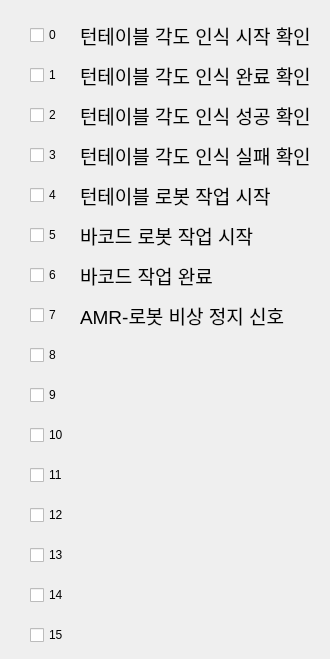
       <widget class="QWidget" name="tab_13">
        <attribute name="title">
         <string>42002</string>
        </attribute>
        <widget class="QCheckBox" name="checkBox_42002_1">
         <property name="geometry">
          <rect>
           <x>30</x>
           <y>20</y>
           <width>60</width>
           <height>30</height>
          </rect>
         </property>
         <property name="text">
          <string>0</string>
         </property>
        </widget>
        <widget class="QCheckBox" name="checkBox_42002_2">
         <property name="geometry">
          <rect>
           <x>30</x>
           <y>60</y>
           <width>60</width>
           <height>30</height>
          </rect>
         </property>
         <property name="text">
          <string>1</string>
         </property>
        </widget>
        <widget class="QCheckBox" name="checkBox_42002_3">
         <property name="geometry">
          <rect>
           <x>30</x>
           <y>100</y>
           <width>60</width>
           <height>30</height>
          </rect>
         </property>
         <property name="text">
          <string>2</string>
         </property>
        </widget>
        <widget class="QCheckBox" name="checkBox_42002_4">
         <property name="geometry">
          <rect>
           <x>30</x>
           <y>140</y>
           <width>60</width>
           <height>30</height>
          </rect>
         </property>
         <property name="text">
          <string>3</string>
         </property>
        </widget>
        <widget class="QCheckBox" name="checkBox_42002_5">
         <property name="geometry">
          <rect>
           <x>30</x>
           <y>180</y>
           <width>60</width>
           <height>30</height>
          </rect>
         </property>
         <property name="text">
          <string>4</string>
         </property>
        </widget>
        <widget class="QCheckBox" name="checkBox_42002_6">
         <property name="geometry">
          <rect>
           <x>30</x>
           <y>220</y>
           <width>60</width>
           <height>30</height>
          </rect>
         </property>
         <property name="text">
          <string>5</string>
         </property>
        </widget>
        <widget class="QCheckBox" name="checkBox_42002_7">
         <property name="geometry">
          <rect>
           <x>30</x>
           <y>260</y>
           <width>60</width>
           <height>30</height>
          </rect>
         </property>
         <property name="text">
          <string>6</string>
         </property>
        </widget>
        <widget class="QCheckBox" name="checkBox_42002_8">
         <property name="geometry">
          <rect>
           <x>30</x>
           <y>300</y>
           <width>60</width>
           <height>30</height>
          </rect>
         </property>
         <property name="text">
          <string>7</string>
         </property>
        </widget>
        <widget class="QCheckBox" name="checkBox_42002_9">
         <property name="geometry">
          <rect>
           <x>30</x>
           <y>340</y>
           <width>60</width>
           <height>30</height>
          </rect>
         </property>
         <property name="text">
          <string>8</string>
         </property>
         <property name="checkable">
          <bool>false</bool>
         </property>
        </widget>
        <widget class="QCheckBox" name="checkBox_42002_10">
         <property name="geometry">
          <rect>
           <x>30</x>
           <y>380</y>
           <width>60</width>
           <height>30</height>
          </rect>
         </property>
         <property name="text">
          <string>9</string>
         </property>
         <property name="checkable">
          <bool>false</bool>
         </property>
        </widget>
        <widget class="QCheckBox" name="checkBox_42002_11">
         <property name="geometry">
          <rect>
           <x>30</x>
           <y>420</y>
           <width>60</width>
           <height>30</height>
          </rect>
         </property>
         <property name="text">
          <string>10</string>
         </property>
         <property name="checkable">
          <bool>false</bool>
         </property>
        </widget>
        <widget class="QCheckBox" name="checkBox_42002_12">
         <property name="geometry">
          <rect>
           <x>30</x>
           <y>460</y>
           <width>60</width>
           <height>30</height>
          </rect>
         </property>
         <property name="text">
          <string>11</string>
         </property>
         <property name="checkable">
          <bool>false</bool>
         </property>
        </widget>
        <widget class="QCheckBox" name="checkBox_42002_13">
         <property name="geometry">
          <rect>
           <x>30</x>
           <y>500</y>
           <width>60</width>
           <height>30</height>
          </rect>
         </property>
         <property name="text">
          <string>12</string>
         </property>
         <property name="checkable">
          <bool>false</bool>
         </property>
        </widget>
        <widget class="QCheckBox" name="checkBox_42002_14">
         <property name="geometry">
          <rect>
           <x>30</x>
           <y>540</y>
           <width>60</width>
           <height>30</height>
          </rect>
         </property>
         <property name="text">
          <string>13</string>
         </property>
         <property name="checkable">
          <bool>false</bool>
         </property>
        </widget>
        <widget class="QCheckBox" name="checkBox_42002_15">
         <property name="geometry">
          <rect>
           <x>30</x>
           <y>580</y>
           <width>60</width>
           <height>30</height>
          </rect>
         </property>
         <property name="text">
          <string>14</string>
         </property>
         <property name="checkable">
          <bool>false</bool>
         </property>
        </widget>
        <widget class="QCheckBox" name="checkBox_42002_16">
         <property name="geometry">
          <rect>
           <x>30</x>
           <y>620</y>
           <width>60</width>
           <height>30</height>
          </rect>
         </property>
         <property name="text">
          <string>15</string>
         </property>
         <property name="checkable">
          <bool>false</bool>
         </property>
        </widget>
        <widget class="QLabel" name="label_57">
         <property name="geometry">
          <rect>
           <x>80</x>
           <y>220</y>
           <width>181</width>
           <height>31</height>
          </rect>
         </property>
         <property name="text">
          <string>&lt;html&gt;&lt;head/&gt;&lt;body&gt;&lt;p&gt;&lt;span style=&quot; font-size:14pt;&quot;&gt;바코드 로봇 작업 시작&lt;/span&gt;&lt;/p&gt;&lt;/body&gt;&lt;/html&gt;</string>
         </property>
        </widget>
        <widget class="QLabel" name="label_58">
         <property name="geometry">
          <rect>
           <x>80</x>
           <y>180</y>
           <width>201</width>
           <height>31</height>
          </rect>
         </property>
         <property name="text">
          <string>&lt;html&gt;&lt;head/&gt;&lt;body&gt;&lt;p&gt;&lt;span style=&quot; font-size:14pt;&quot;&gt;턴테이블 로봇 작업 시작&lt;/span&gt;&lt;/p&gt;&lt;/body&gt;&lt;/html&gt;</string>
         </property>
        </widget>
        <widget class="QLabel" name="label_59">
         <property name="geometry">
          <rect>
           <x>80</x>
           <y>100</y>
           <width>241</width>
           <height>31</height>
          </rect>
         </property>
         <property name="text">
          <string>&lt;html&gt;&lt;head/&gt;&lt;body&gt;&lt;p&gt;&lt;span style=&quot; font-size:14pt;&quot;&gt;턴테이블 각도 인식 성공 확인&lt;/span&gt;&lt;/p&gt;&lt;/body&gt;&lt;/html&gt;</string>
         </property>
        </widget>
        <widget class="QLabel" name="label_61">
         <property name="geometry">
          <rect>
           <x>80</x>
           <y>300</y>
           <width>231</width>
           <height>31</height>
          </rect>
         </property>
         <property name="text">
          <string>&lt;html&gt;&lt;head/&gt;&lt;body&gt;&lt;p&gt;&lt;span style=&quot; font-size:14pt;&quot;&gt;AMR-로봇 비상 정지 신호&lt;/span&gt;&lt;/p&gt;&lt;/body&gt;&lt;/html&gt;</string>
         </property>
        </widget>
        <widget class="QLabel" name="label_64">
         <property name="geometry">
          <rect>
           <x>80</x>
           <y>60</y>
           <width>241</width>
           <height>31</height>
          </rect>
         </property>
         <property name="text">
          <string>&lt;html&gt;&lt;head/&gt;&lt;body&gt;&lt;p&gt;&lt;span style=&quot; font-size:14pt;&quot;&gt;턴테이블 각도 인식 완료 확인&lt;/span&gt;&lt;/p&gt;&lt;/body&gt;&lt;/html&gt;</string>
         </property>
        </widget>
        <widget class="QLabel" name="label_65">
         <property name="geometry">
          <rect>
           <x>80</x>
           <y>20</y>
           <width>241</width>
           <height>31</height>
          </rect>
         </property>
         <property name="text">
          <string>&lt;html&gt;&lt;head/&gt;&lt;body&gt;&lt;p&gt;&lt;span style=&quot; font-size:14pt;&quot;&gt;턴테이블 각도 인식 시작 확인&lt;/span&gt;&lt;/p&gt;&lt;/body&gt;&lt;/html&gt;</string>
         </property>
        </widget>
        <widget class="QLabel" name="label_67">
         <property name="geometry">
          <rect>
           <x>80</x>
           <y>260</y>
           <width>151</width>
           <height>31</height>
          </rect>
         </property>
         <property name="text">
          <string>&lt;html&gt;&lt;head/&gt;&lt;body&gt;&lt;p&gt;&lt;span style=&quot; font-size:14pt;&quot;&gt;바코드 작업 완료&lt;/span&gt;&lt;/p&gt;&lt;/body&gt;&lt;/html&gt;</string>
         </property>
        </widget>
        <widget class="QLabel" name="label_68">
         <property name="geometry">
          <rect>
           <x>80</x>
           <y>140</y>
           <width>231</width>
           <height>31</height>
          </rect>
         </property>
         <property name="text">
          <string>&lt;html&gt;&lt;head/&gt;&lt;body&gt;&lt;p&gt;&lt;span style=&quot; font-size:14pt;&quot;&gt;턴테이블 각도 인식 실패 확인&lt;/span&gt;&lt;/p&gt;&lt;/body&gt;&lt;/html&gt;</string>
         </property>
        </widget>
       </widget>
